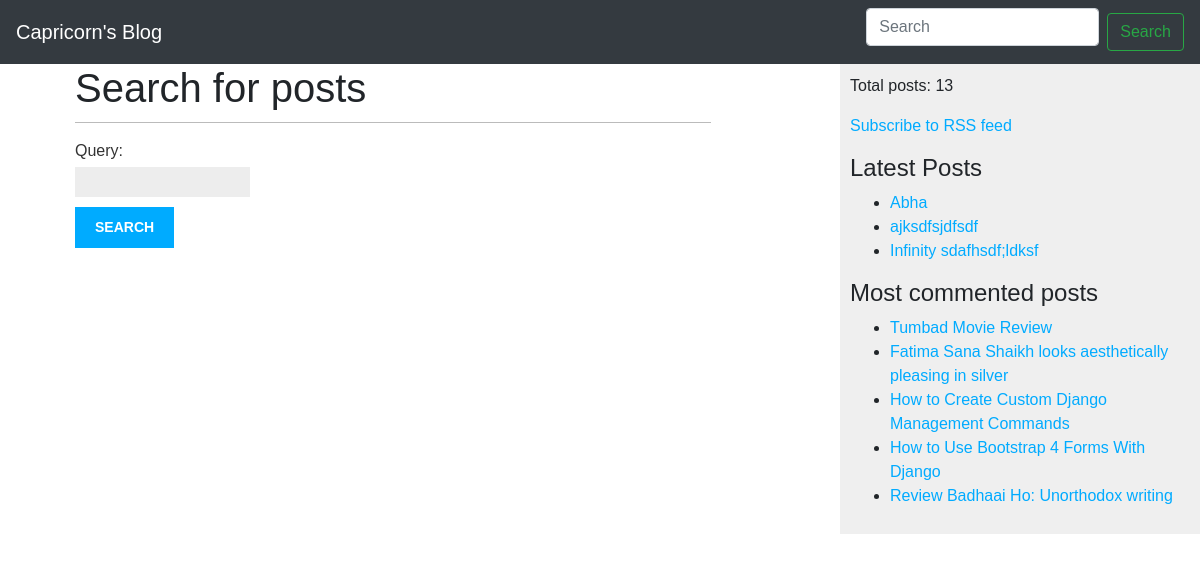
The app's page /search/ with its own data.
### blog/models.py (models this page shows, shortened)
class Post(models.Model):
    STATUS_CHOICE = (
        ('draft', 'Draft'),
        ('published', 'Published'),
    )
    title = models.CharField(max_length=250)
    slug = models.SlugField(max_length=250, unique_for_date='publish', blank=True, null=False)
    author = models.ForeignKey(User, on_delete=models.CASCADE, related_name='blog_posts')
    body = models.TextField()
    publish = models.DateTimeField(default=timezone.now)
    created = models.DateTimeField(auto_now_add=True)
    updated = models.DateTimeField(auto_now=True)
    status = models.CharField(max_length=10, choices=STATUS_CHOICE, default='draft')
    objects = models.Manager()  # default manager
    published = PublishedManager()  # custom manager
    tags = TaggableManager()
    class Meta:
        ordering = ('-publish',)
    def get_absolute_url(self):
        return reverse('blog:post_detail', args=[
            self.publish.year,
            self.publish.month,
            self.publish.day,
            self.slug
        ])

### blog/views.py (the view, shortened to what this page needs)
# urls.py: path('search/', views.post_search, name='post_search'),
def post_search(request):
    form = SearchForm()
    template = 'blog/post/search.html'
    return render(request, template_name=template, context={'form': form})

### blog/forms.py
class SearchForm(forms.Form):
    query = forms.CharField()

### blog/models.py (called while the page is built)
    def get_queryset(self):
        return super().get_queryset().filter(status='published')

### blog/templatetags/blog_tags.py (called while the page is built)
@register.simple_tag
def total_posts():
    return Post.published.count()

@register.inclusion_tag('blog/snippets/latest_posts.html')
def show_latest_posts(count=5):
    latest_posts = Post.published.order_by('-publish')[:count]
    return {'latest_posts': latest_posts}

@register.simple_tag
def get_most_commented_posts(count=5):
    return Post.published.annotate(total_comments=Count('comments')).order_by('-total_comments')[:count]

### blog/templates/blog/post/search.html (shortened to what this page needs)
{% extends 'blog/base.html' %}
{% block content %}
    {% if "query" in request.GET %}
        <h2>Search results for "{{ cd.query }}"</h2>
        <h4>Found {{ total_results }} result{{ total_results|pluralize }}</h4>
        {% for result in results %}
            {% with post=result.object %}
                <h4><a href="{{ post.get_absolute_url }}">{{ post.title }}</a></h4>
                {{ post.body|truncatewords:5 }}
            {% endwith %}
        {% empty %}
            <p>There are no results matching <b>{{ cd.query }}</b></p>
        {% endfor %}
        <p><a href="{% url 'blog:post_search' %}">Try again</a></p>
    {% else %}
        <h1>Search for posts</h1>
        <form action="." method="get">
            {{ form.as_p }}
            <input type="submit" value="Search">
        </form>
    {% endif %}
{% endblock %}

### blog/templates/blog/base.html (shortened to what this page needs)
{% load blog_tags %}
{% load static %}
<!DOCTYPE html>
<html lang="en">
<head>
    <link rel="stylesheet" href="https://stackpath.bootstrapcdn.com/bootstrap/4.1.3/css/bootstrap.min.css"
>
    <link rel="stylesheet" href="{% static 'css/blog_app.css' %}">
</head>
<body>
<nav class="navbar navbar-dark bg-dark">
    <a href="{% url 'blog:post_list' %}" class="navbar-brand">Capricorn's Blog</a>
    <form class="form-inline" method="get" action="{% url 'blog:post_search' %}">
        <input class="form-control mr-sm-2" name="query" type="search" placeholder="Search" aria-label="Search">
        <button class="btn btn-outline-success my-2 my-sm-0" type="submit">Search</button>
    </form>
</nav>
<div class="container">
    <div id="content">
        {% block content %}
        {% endblock %}
    </div>
</div>
<div id="sidebar">
    <p>Total posts: {% total_posts %}</p>
    <p><a href="{% url 'blog:post_feed' %}">Subscribe to RSS feed</a></p>
    <h4>Latest Posts</h4>
    {% show_latest_posts 3 %}
    <h4>Most commented posts</h4>
    {% get_most_commented_posts as most_commented_posts %}
    <ul>
        {% for post in most_commented_posts %}
            <li><a href="{{ post.get_absolute_url }}">{{ post.title }}</a></li>
        {% endfor %}
    </ul>
</div>
</body>
</html>

### blog/templates/blog/snippets/latest_posts.html
<ul>
    {% for post in latest_posts %}
        <li><a href="{{ post.get_absolute_url }}">{{ post.title }}</a></li>
    {% endfor %}
</ul>

### blog/static/css/blog_app.css (style rules this page uses)
body { margin:0; padding:0; font-family:helvetica, sans-serif; }
a { color:#00abff; text-decoration:none; }
h1 { font-weight:normal; border-bottom:1px solid #bbb; padding:0 0 10px 0; }
#content { float:left; width:60%; padding:0 0 0 30px; }
#sidebar { float:right; width:30%; padding:10px; background:#efefef; height:100%; }
label { float:left; clear:both; color:#333; margin-bottom:4px; }
input, textarea { clear:both; float:left; margin:0 0 10px; background:#ededed; border:0; padding:6px 10px; font-size:12px; }
input[type=submit] { font-weight:bold; background:#00abff; color:#fff; padding:10px 20px; font-size:14px; text-transform:uppercase; }

### records on screen
Post: title "Abha"
Post: title "ajksdfsjdfsdf"
Post: title "Infinity sdafhsdf;ldksf"
Post: title "Tumbad Movie Review"
Post: title "Fatima Sana Shaikh looks aesthetically pleasing in silver"
Post: title "How to Create Custom Django Management Commands"
Post: title "How to Use Bootstrap 4 Forms With Django"
Post: title "Review Badhaai Ho: Unorthodox writing"
